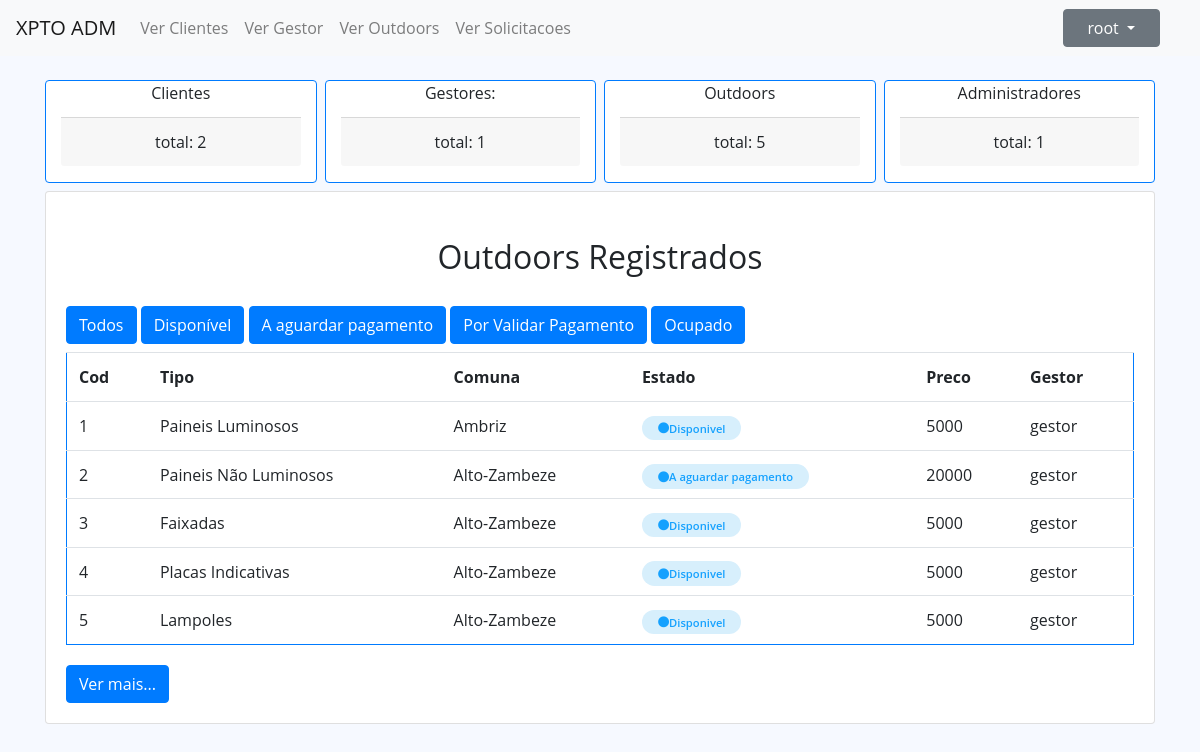
The page /index.php?op=Administrador&&request=verOutdoors&&estado=all (signed in) on the database as committed earlier.
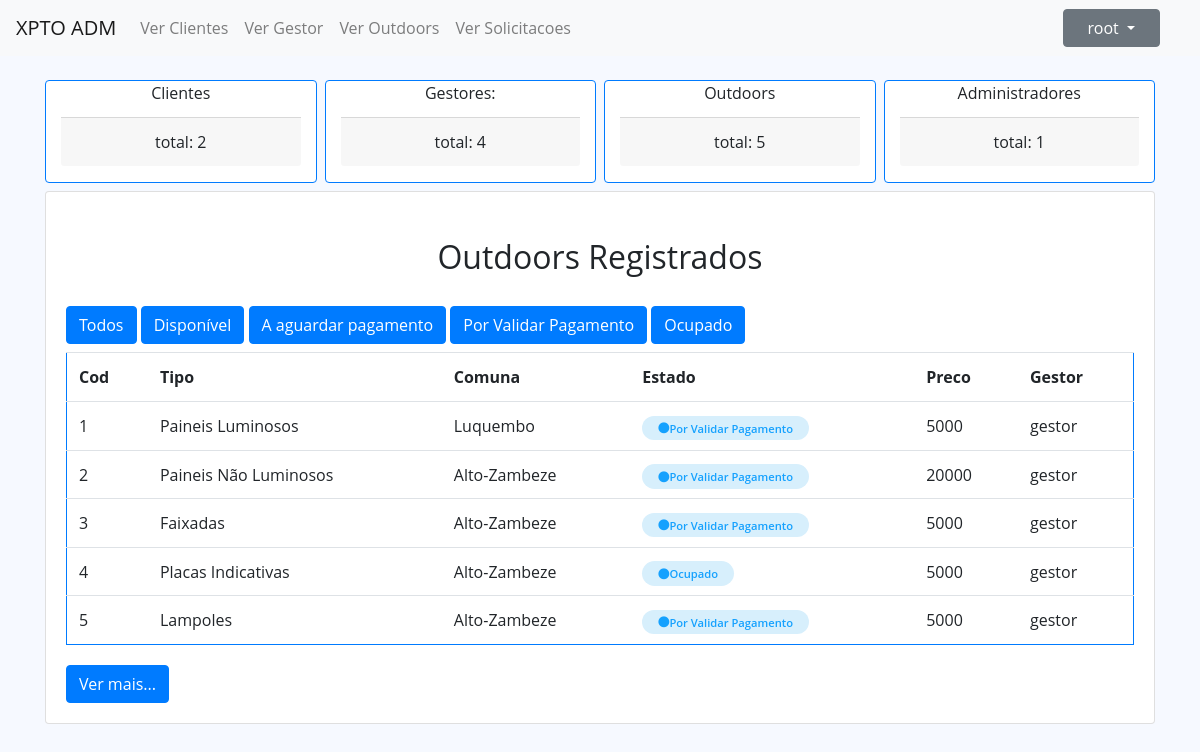
The same page on the database as committed later.
### tables this page shows
CREATE TABLE `outdoor` (
  `id` int(11) NOT NULL,
  `tipo` varchar(50) NOT NULL,
  `preco` float NOT NULL,
  `idComuna` int(11) NOT NULL,
  `estado` varchar(50) NOT NULL DEFAULT 'Disponivel',
  `eliminado` varchar(10) NOT NULL DEFAULT 'nao',
  `idUsuario` int(11) NOT NULL
);

CREATE TABLE `comuna` (
  `id` int(11) NOT NULL,
  `nome` varchar(50) NOT NULL,
  `idMunicipio` int(11) NOT NULL
);

CREATE TABLE `usuario` (
  `id` int(11) NOT NULL,
  `username` varchar(50) NOT NULL,
  `senha` varchar(50) NOT NULL,
  `tipo` varchar(50) NOT NULL,
  `eliminado` varchar(10) NOT NULL DEFAULT 'nao'
);

### index.php (called while the page is built, shortened)
<?php
$rotas = new Rotas();
$rotas->requestHandle();
?>

### models/UsuarioModel.php (called while the page is built, shortened)
<?php
class UsuarioModel {
    private $username;
    private $tipo;
    public function getUsername() {
        return $this->username;
    }
    public function getTipo() {
        return $this->tipo;
    }
}

### dbconfig/DbConnection.php (called while the page is built)
<?php
class DbConnection {
    private static $instance = NULL;
    public static function getInstance() {
        if (!isset(self::$instance)) {
            try {
                self:: $instance = new PDO("mysql:host=localhost;dbname=outdoorgest", 'root', '');
                self:: $instance->setAttribute(PDO::ATTR_ERRMODE, PDO::ERRMODE_EXCEPTION);
            } catch (PDOException $e) {
                echo $e->getMessage();
            }
        }
        return self::$instance;
    }
}

### services/ClienteService.php (called while the page is built, shortened)
<?php
require_once __DIR__ . '/../repositories/ClienteRepository.php';
class ClienteService implements IClienteService {
    private $clienteRepository = NULL;
    public function __construct() {
        $this->clienteRepository = new ClienteRepository();
    }
    public function getTotalClientes() {
        return $this->clienteRepository->selectCount();
    }
}

### repositories/ClienteRepository.php (called while the page is built, shortened)
<?php
require_once __DIR__ . '/../dbconfig/DbConnection.php';
class ClienteRepository implements IClienteRepository {
    private $db;
    public function __construct() {
        $this->db = DbConnection::getInstance();
    }
    public function selectCount() {
        try {
            $stmt = $this->db->prepare("SELECT COUNT(*) FROM cliente c join usuario u on u.id = c.idUsuario where u.eliminado <> 'sim'");
            $stmt->execute();
            $adm = $stmt->fetchColumn();
            return $adm;
        } catch (PDOException $e) {
            echo $e->getMessage();
            return false;
        }
    }
}

### services/GestorService.php (called while the page is built, shortened)
<?php
require_once __DIR__ . '/../repositories/GestorRepository.php';
class GestorService implements IGestorService {
    private $gestorRepository = null;
    public function __construct() {
        $this->gestorRepository = new GestorRepository();
    }
    public function getTotal(){
        return $this->gestorRepository->selectCount();
    }
}

### repositories/GestorRepository.php (called while the page is built, shortened)
<?php
require_once __DIR__ . '/../dbconfig/DbConnection.php';
class GestorRepository implements IGestorRepository {
    private $db;
    public function __construct() {
        $this->db = DbConnection::getInstance();
    }
    public function selectCount() {
        try {
            $stmt = $this->db->prepare("SELECT COUNT(*) FROM `gestor` join usuario on usuario.id = gestor.idusuario where usuario.eliminado <> 'sim'");
            $stmt->execute();
            $adm = $stmt->fetchColumn();
            return $adm;
        } catch (PDOException $e) {
            echo $e->getMessage();
            return false;
        }
    }
}

### services/OutdoorService.php (called while the page is built, shortened)
<?php
require_once __DIR__ . '/../repositories/OutdoordRepository.php';
class OutdoorService implements IOutdoorService {
    private $outdoorRepository = null;
    public function __construct() {
        $this->outdoorRepository = new OutdoordRepository();
    }
    public function selectAll() {
        return $this->outdoorRepository->selectAll();
    }
    public function selectCount() {
        return $this->outdoorRepository->selectCount();
    }
}

### repositories/OutdoordRepository.php (called while the page is built, shortened)
<?php
require_once __DIR__ . '/../dbconfig/DbConnection.php';
require_once __DIR__ . '/../models/OutdoorModel.php';
class OutdoordRepository implements IOutdoorRepository{
     private $db;
    public function __construct() {
        $this->db = DbConnection::getInstance();
    }
    public function selectCount() {
        try {
            $stmt = $this->db->prepare("SELECT COUNT(*) FROM `outdoor` WHERE eliminado <> 'Sim'");
            $stmt->execute();
            $adm = $stmt->fetchColumn();
            return $adm;
        } catch (PDOException $e) {
            echo $e->getMessage();
            return false;
        }
    }
    public function selectAll() {
        try {
            $stmt = $this->db->prepare("SELECT o.id, o.tipo, `preco`,c.nome `idComuna`, `estado`, o.eliminado, u.username `idUsuario`  FROM outdoor o join usuario u  on u.id = o.idUsuario join comuna c on c.id = o.idComuna WHERE o.eliminado <> 'Sim'");
            $stmt->execute();
            $outdoors = $stmt->fetchAll();
            $listaOutdoor = array();
            foreach ($outdoors as $cada) {
                $listaOutdoor[] = new OutdoorModel($cada['id'], $cada['tipo'], $cada['preco'],$cada['idComuna'], $cada['estado'], $cada['eliminado'], $cada['idUsuario']);
            }
            return $listaOutdoor;
        } catch (PDOException $e) {
            echo $e->getMessage();
            return false;
        }
    }
}

### services/AdministradorService.php (called while the page is built, shortened)
<?php
require_once __DIR__ . '/../repositories/AdministradorRepository.php';
class AdministradorService implements IAdministradorService {
    private $admRepository = NULL;
    public function __construct() {
        $this->admRepository = new AdministradorRepository();
    }
    public function selectCount() {
        return $this->admRepository->selectCount();
    }
}

### repositories/AdministradorRepository.php (called while the page is built, shortened)
<?php
require_once __DIR__ . '/../dbconfig/DbConnection.php';
class AdministradorRepository implements IAdministradorRepository {
    private $db = null;
    public function __construct() {
        $this->db = DbConnection::getInstance();
    }
    public function selectCount() {
        try {
            $stmt = $this->db->prepare("SELECT COUNT(*) FROM `administrador` join usuario u on u.id=administrador.idUsuario where u.eliminado <> 'sim'");
            $stmt->execute();
            $adm = $stmt->fetchColumn();
            return $adm;
        } catch (PDOException $e) {
            echo $e->getMessage();
            return false;
        }
    }
}

### models/OutdoorModel.php (called while the page is built, shortened)
<?php
class OutdoorModel {
    private $id;
    private $tipo;
    private $preco;
    private $comuna;
    private $estado;
    private $idGestor;
    public function __construct($id, $tipo, $preco, $comuna, $estado, $eliminado, $idGestor) {
        $this->id = $id;
        $this->tipo = $tipo;
        $this->preco = $preco;
        $this->comuna = $comuna;
        $this->estado = $estado;
        $this->idGestor = $idGestor;
    }
    public function getId() {
        return $this->id;
    }
    public function getTipo() {
        return $this->tipo;
    }
    public function getPreco() {
        return $this->preco;
    }
    public function getComuna() {
        return $this->comuna;
    }
    public function getEstado() {
        return $this->estado;
    }
    public function getIdGestor() {
        return $this->idGestor;
    }
}

### views/tabelas/outdoors.php (the view)
<div class="card">
    <div class="card-body">
        <div class="card-title text-center m-3">
            <h2>Outdoors Registrados</h2>
        </div>
        <a href="index.php?op=Administrador&&request=verOutdoors&&estado=all" class="btn btn-primary mt-1 mb-2"  role="button">Todos</a>
        <a href="index.php?op=Administrador&&request=verOutdoors&&estado=Disponivel" class="btn btn-primary mt-1 mb-2"  role="button">Disponível</a>
        <a href="index.php?op=Administrador&&request=verOutdoors&&estado=A aguardar pagamento" class="btn btn-primary mt-1 mb-2"  role="button">A aguardar pagamento</a>
        <a href="index.php?op=Administrador&&request=verOutdoors&&estado=Por Validar Pagamento" class="btn btn-primary mt-1 mb-2"  role="button">Por Validar Pagamento</a>
        <a href="index.php?op=Administrador&&request=verOutdoors&&estado=Ocupado" class="btn btn-primary mt-1 mb-2"  role="button">Ocupado</a>
        <table id="listarDados" class="table border border-primary">
            <tr>
                <th scope="col">Cod</th>
                <th scope="col">Tipo</th>
                <th scope="col">Comuna</th>
                <th scope="col">Estado</th>
                <th scope="col">Preco</th>
                <th scope="col">Gestor</th>
            </tr>
            <?php
            foreach ($outdoors as $cada) {
                $apresentar = '<tr>
                    <td>' . $cada->getId() . '</td>
                    <td>' . $cada->getTipo() . '</td>
                    <td>' . $cada->getComuna() . '</td>
                    <td><span class="status ativo"><i class="fas fa-circle"></i>' . $cada->getEstado() . '</span></td>
                    <td>' . $cada->getPreco() . '</td>
                    <td>' . $cada->getIdGestor() . '</td>
                </tr>
                <tr>';
                if ($action2 == $cada->getEstado()) {
                    echo $apresentar;
                } else if($action2 == "all") {
                    echo $apresentar;
                }
            }
            ?>
        </table>
        <button type="button" class="btn btn-primary mt-1" id="nextButton">Ver mais...</button>
    </div>
</div>

### views/administrador/administradorViewOutdoors.php (shortened to what the changed rows need)
<?php
include 'header.php';
if (isset($_SESSION['Usuario']))
    $usuario = unserialize($_SESSION['Usuario']);
?>
</head>
<body>
    <?php
    if (isset($_SESSION['loggedin']) && $_SESSION['loggedin'] === true && $usuario->getTipo() == "Administrador") {
        $admController = new AdministradorController();
        ?>
        <nav class="navbar navbar-expand-lg navbar-light bg-light ">
            <a class="navbar-brand" href="index.php?op=<?php echo $usuario->getTipo(); ?>">XPTO ADM</a>
            <div class="collapse navbar-collapse" id="navbarSupportedContent">
                <ul class="navbar-nav mr-auto" id="menu">
                    <li class="nav-item">
                        <a class="nav-link" href="index.php?op=Administrador">Ver Clientes</a>
                    </li>
                    <li class="nav-item" >
                        <a class="nav-link" href="index.php?op=Administrador&&request=verGestores">Ver Gestor</a>
                    </li>
                    <li class="nav-item" >
                        <a class="nav-link" href="index.php?op=Administrador&&request=verOutdoors&&estado=all">Ver Outdoors</a>
                    </li>
                    <li class="nav-item" >
                        <a class="nav-link" href="index.php?op=Administrador&&request=verSolicitacoes">Ver Solicitacoes</a>
                    </li>
                </ul>
            </div>
            <nav class="header-nav ms-auto">
                <ul class="d-flex align-items-center navbar-nav me-auto mb-2 mb-lg-0">
                    <li class="nav-item px-4 ">
                        <div class="dropdown">
                            <button class="btn btn-secondary dropdown-toggle px-4" type="button" id="dropdownMenuButton" data-toggle="dropdown" aria-haspopup="true" aria-expanded="false">
                                <?php if (isset($_SESSION['Usuario'])) echo $usuario->getUsername(); ?>
                            </button>
                        </div>
                    </li>
                </ul>
            </nav>
        </nav>
        <main>
            <div class="container align-items-center justify-content-between">
                <div class="container text-center mb-2 mt-4">
                    <div class="row">
                        <div class="col border border-primary card">
                            <div class="card-title">Clientes</div>
                            <p class="card-footer"> total:
                                <?php echo $admController->verTotalClientes(); ?>
                            </p>
                        </div>
                        <div class="col border border-primary ml-2 card">
                            <div class="card-title">Gestores:
                            </div>
                            <p class="card-footer"> total:
                                <?php echo $admController->verTotalGestores(); ?>
                            </p>
                        </div>
                        <div class="col border border-primary ml-2 card">
                            <div class="card-title">Outdoors</div>
                            <p class="card-footer"> total:
                                <?php echo $admController->verTotalOutdoors(); ?>
                            </p>
                        </div>
                        <div class="col border border-primary ml-2 card">
                            <div class="card-title">Administradores</div>
                            <p class="card-footer"> total:
                                <?php echo $admController->verTotalAdministradores(); ?>
                            </p>
                        </div>
                    </div>
                </div>
                <?php $admController->verOutdoors(); ?>
            </div>
        </main>
        <?php
        include 'footer.php';
    } else {
        include 'footer.php';
        echo '!!!!Pagina não encontrada';
    }
    ?>

Rows that differ between the two databases and show on the page:
changed outdoor "Paineis Luminosos": idComuna.nome "Ambriz" → "Luquembo"; estado "Disponivel" → "Por Validar Pagamento"
changed outdoor "Paineis Não Luminosos": estado "A aguardar pagamento" → "Por Validar Pagamento"
changed outdoor "Faixadas": estado "Disponivel" → "Por Validar Pagamento"
changed outdoor "Placas Indicativas": estado "Disponivel" → "Ocupado"
changed outdoor "Lampoles": estado "Disponivel" → "Por Validar Pagamento"
Other text that changed with them:
$admController->verTotalGestores(): "1" → "4"
